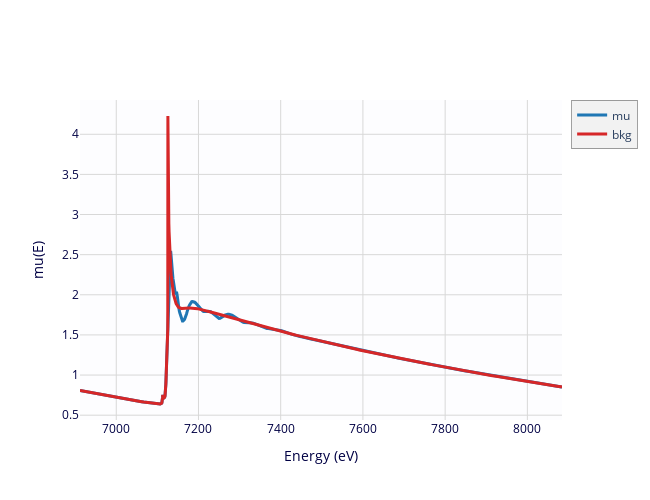

The notebook cell this image was saved under:
### Markdown cell above
Now let's remove the XAFS background and extract the EXAFS $\chi(k)$.   We'll use the `autobk()` function (https://xraypy.github.io/xraylarch/xafs/autobk.html)

Note that we pass in the *Group* as the first argument.  The `autobk()` function will add several attributes to this Group -- it will be the container for this dataset.

### Code cell
from larch.xafs import autobk
autobk(fe2o3, rbkg=0.9, kweight=2)

multi_plot([dict(xdata=fe2o3.energy, ydata=fe2o3.mu, label='mu', xlabel='Energy (eV)', ylabel='mu(E)'),
            dict(xdata=fe2o3.energy, ydata=fe2o3.bkg, label='bkg')])

### Figure 1 — Plotly figure (JSON) as saved in the notebook; plotly's stock layout.template omitted (floating-point values rounded to 4 significant figures; data arrays with more than 128 entries replaced by an {"elided": "..."} marker saying what was removed)
{"data": [{"line": {"color": "#1f77b4", "width": 3}, "name": "mu", "type": "scatter", "uid": "a54a2077-66ca-4f3c-aa59-f6efbeae2113", "x": {"elided": "412 float values"}, "y": {"elided": "412 float values"}}, {"line": {"color": "#d62728", "width": 3}, "name": "bkg", "type": "scatter", "uid": "d7946b0e-0a0c-4052-b946-67a7a1593fa2", "visible": true, "x": {"elided": "412 float values"}, "y": {"elided": "412 float values"}}], "layout": {"height": 500, "hovermode": "closest", "legend": {"bgcolor": "#F2F2F2", "borderwidth": 0.5}, "plot_bgcolor": "#FDFDFF", "showlegend": true, "title": {}, "width": 650, "xaxis": {"autorange": true, "color": "#004", "gridcolor": "#D8D8D8", "range": [6912.0, 8084.0], "showgrid": true, "title": {"text": "Energy (eV)"}, "type": "linear", "zerolinecolor": "#DDD"}, "yaxis": {"autorange": true, "color": "#004", "gridcolor": "#D8D8D8", "range": [0.44, 4.427], "showgrid": true, "title": {"text": "mu(E)"}, "type": "linear", "zerolinecolor": "#DDD"}}}
